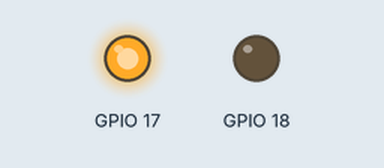
Bench run of a program on a simulated Raspberry Pi (BCM pin numbers). Parts: output pins drawn as LEDs (lit = HIGH).

Above: at 0.1 s.
Timing chart, 0 to 1.6 s (numbered marks = the images above):
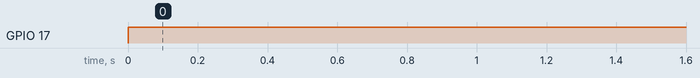

Measured:
- by itself, GPIO 17: LOW → HIGH at 0.00 s

The program:

strike_0.py
```python
import RPi.GPIO as GPIO
import time

GPIO.setmode(GPIO.BCM)
GPIO.setup(17, GPIO.OUT)
GPIO.setup(18, GPIO.OUT)

try:
    while True:
        GPIO.output(17, True)
        GPIO.output(18, False)

except KeyboardInterrupt:
    print('stop')
finally:
    GPIO.cleanup()
```
